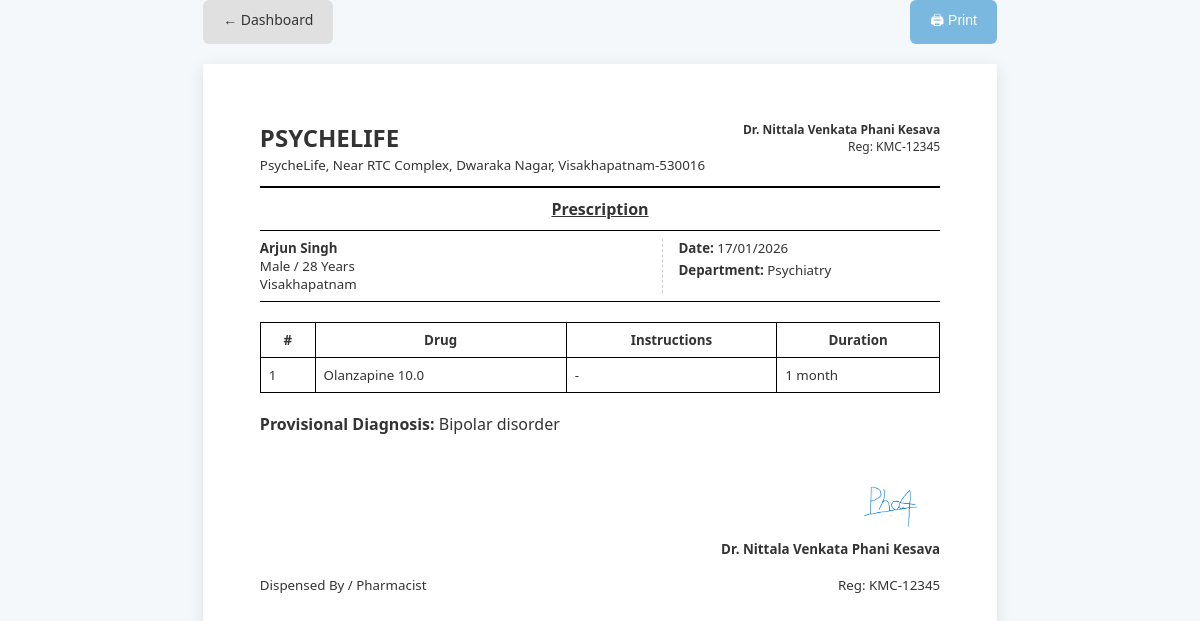
The page /preview_prescription/7 (signed in) on the database its author committed.
### models.py (models this page shows)
class Doctor(db.Model):
    __tablename__ = 'doctors'
    id = db.Column(db.Integer, primary_key=True)
    username = db.Column(db.String(80), unique=True, nullable=False)
    password_hash = db.Column(db.String(120), nullable=False)
    full_name = db.Column(db.String(100)) # e.g. "Dr. John Doe"
    clinic_name = db.Column(db.String(200))
    kmc_code = db.Column(db.String(50))
    address_text = db.Column(db.Text)
    social_handle = db.Column(db.String(100)) # e.g. "@drjohnpsych"
    signature_filename = db.Column(db.String(200)) # Path to uploaded image
    patients = db.relationship('Patient', backref='doctor', lazy=True)

class Patient(db.Model):
    __tablename__ = 'patients'
    id = db.Column(db.Integer, primary_key=True)
    name = db.Column(db.String(100), nullable=False)
    age = db.Column(db.Integer, nullable=False)
    sex = db.Column(db.String(10), nullable=False)
    address = db.Column(db.Text)
    doctor_id = db.Column(db.Integer, db.ForeignKey('doctors.id'), nullable=False)
    visits = db.relationship('Visit', backref='patient', lazy=True, cascade='all, delete-orphan')

class Visit(db.Model):
    __tablename__ = 'visits'
    id = db.Column(db.Integer, primary_key=True)
    patient_id = db.Column(db.Integer, db.ForeignKey('patients.id'), nullable=False)
    date = db.Column(db.Date, nullable=False)
    visit_type = db.Column(db.String(20), nullable=False)  # 'First' or 'Follow-up'
    provisional_diagnosis = db.Column(db.Text)
    differential_diagnosis = db.Column(db.Text)
    note = db.Column(db.Text)
    symptom_entries = db.relationship('SymptomEntry', backref='visit', lazy=True, cascade='all, delete-orphan')
    medication_entries = db.relationship('MedicationEntry', backref='visit', lazy=True, cascade='all, delete-orphan')
    side_effect_entries = db.relationship('SideEffectEntry', backref='visit', lazy=True, cascade='all, delete-orphan')
    mse_entries = db.relationship('MSEEntry', backref='visit', lazy=True, cascade='all, delete-orphan')

class MedicationEntry(db.Model):
    __tablename__ = 'medication_entries'
    id = db.Column(db.Integer, primary_key=True)
    visit_id = db.Column(db.Integer, db.ForeignKey('visits.id'), nullable=False)
    drug_name = db.Column(db.String(200), nullable=False)
    drug_type = db.Column(db.String(50))  # 'Brand' or 'Generic'
    dose_mg = db.Column(db.String(50))
    duration_text = db.Column(db.String(100))
    note = db.Column(db.Text)  # Used for frequency/instructions

### app.py (the view)
@app.route('/preview_prescription/<int:visit_id>')
@login_required
def preview_prescription(visit_id):
    visit = Visit.query.get_or_404(visit_id)
    patient = visit.patient
    include_qr = request.args.get('include_qr') == 'true'
    lifchart_url = None
    if include_qr:
        base_url = request.url_root.rstrip('/')
        lifchart_url = f"{base_url}/life_chart/{patient.id}"
    return render_template('preview_prescription.html',
                         patient=patient,
                         visit=visit,
                         lifchart_url=lifchart_url)

### app.py (called while the page is built)
def login_required(f):
    @wraps(f)
    def decorated_function(*args, **kwargs):
        if 'logged_in' not in session and 'guest' not in session:
            flash('Please log in to access this page.', 'error')
            return redirect(url_for('landing'))
        return f(*args, **kwargs)
    return decorated_function

### templates/preview_prescription.html (shortened to what this page needs)
{% extends "base.html" %}
{% block content %}
{% if guest %}
  {% set doc_name = guest_doctor.name %}
  {% set clinic = guest_doctor.clinic if guest_doctor.clinic else 'ElevenEleven Health' %}
  {% set address = guest_doctor.address if guest_doctor.address else 'Psychiatry & Wellness Center' %}
  {% set doc_reg = guest_doctor.registration %}
  {% set doc_qual = guest_doctor.qualification %}
  {% set p_name = guest_patient.name %}
  {% set p_age = guest_patient.age %}
  {% set p_sex = guest_patient.sex %}
  {% set p_addr = guest_patient.address %}
  {% set doc_sig = None %}
{% else %}
  {% set doc_name = patient.doctor.full_name or patient.doctor.username %}
  {% set clinic = patient.doctor.clinic_name or 'ElevenEleven Health' %}
  {% set address = patient.doctor.address_text or 'Psychiatry & Wellness Center' %}
  {% set doc_reg = patient.doctor.kmc_code %}
  {% set doc_qual = '' %}
  {% set p_name = patient.name %}
  {% set p_age = patient.age %}
  {% set p_sex = patient.sex %}
  {% set p_addr = patient.address %}
  {% set doc_sig = patient.doctor.signature_filename %}
{% endif %}
<div class="action-bar">
  <a href="{{ url_for('dashboard') }}" class="btn btn-secondary">← Dashboard</a>
  <button onclick="window.print()" class="btn btn-primary">🖨 Print</button>
</div>
<div class="prescription-paper">
  <div class="rx-header">
    <div class="hospital-info">
      <h1>{{ clinic }}</h1>
      <p>{{ address }}</p>
    </div>
    <div class="contact-info">
      <p><strong>Dr. {{ doc_name }}</strong></p>
      {% if doc_reg %}<p>Reg: {{ doc_reg }}</p>{% endif %}
    </div>
  </div>
  <div class="doc-title">Prescription</div>
  <div class="patient-info-box">
    <div class="info-left">
      <div><strong>{{ p_name }}</strong></div>
      <div>{{ p_sex }} / {{ p_age }} Years</div>
      <div>{{ p_addr }}</div>
    </div>
    <div class="info-right">
      <div class="info-row"><strong>Date:</strong> {{ visit.date.strftime('%d/%m/%Y') }}</div>
      <div class="info-row"><strong>Department:</strong> Psychiatry</div>
    </div>
  </div>
  <table class="rx-table">
    <thead>
      <tr>
        <th>#</th>
        <th>Drug</th>
        <th>Instructions</th>
        <th>Duration</th>
      </tr>
    </thead>
    <tbody>
    {% if visit.medication_entries %}
      {% for med in visit.medication_entries %}
      <tr>
        <td>{{ loop.index }}</td>
        <td>{{ med.drug_name }} {{ med.dose_mg }}</td>
        <td>{{ med.note or '-' }}</td>
        <td>{{ med.duration_text or '-' }}</td>
      </tr>
      {% endfor %}
    {% else %}
      <tr>
        <td colspan="4" style="text-align:center;">No medications prescribed</td>
      </tr>
    {% endif %}
    </tbody>
  </table>
  {% if visit.provisional_diagnosis %}
  <p style="margin-top:20px;"><strong>Provisional Diagnosis:</strong> {{ visit.provisional_diagnosis }}</p>
  {% endif %}
  <div class="rx-footer">
    <div>Dispensed By / Pharmacist</div>
    <div style="text-align:right; display:flex; flex-direction:column; align-items:flex-end;">
      {% if doc_sig %}
        <img src="{{ url_for('static', filename='signatures/' + doc_sig) }}" style="height: 60px; margin-bottom: 5px; max-width: 150px;">
      {% elif guest_signature_b64 %}
        <img style="height: 60px; margin-bottom: 5px; max-width: 150px;">
      {% else %}
        <div style="height: 50px;"></div>
        <div style="font-size: 0.8em; color: #666; margin-bottom: 5px;">(Signature)</div>
      {% endif %}
      <strong>Dr. {{ doc_name }}</strong><br>
      {% if doc_reg %}Reg: {{ doc_reg }}{% endif %}
    </div>
  </div>
</div>
{% endblock %}

### templates/base.html (shortened to what this page needs)
<!DOCTYPE html>
<html lang="en">
<head>
</head>
<body>
    {% block content %}{% endblock %}
</body>
</html>

### templates/base.html (style rules this page uses)
:root { --primary-blue: #A5DCFE; --primary-dark: #7ab8e0; --text-color: #333; --border-color: #e0e0e0; --bg-color: #f4f8fb; }
* { box-sizing: border-box; margin: 0; padding: 0; }
body { font-family: 'Segoe UI', Tahoma, Geneva, Verdana, sans-serif; background-color: var(--bg-color); color: var(--text-color); }
.btn { padding: 10px 20px; border: none; border-radius: 6px; cursor: pointer; text-decoration: none; display: inline-block; font-size: 14px; transition: 0.2s; }
.btn-primary { background: var(--primary-dark); color: white; }
.btn-secondary { background: #e0e0e0; color: #333; }

### templates/preview_prescription.html (style rules this page uses)
.action-bar { max-width: 210mm; margin: 0 auto 20px auto; display: flex; justify-content: space-between; }
.prescription-paper { background: white; width: 210mm; min-height: 297mm; margin: 0 auto; padding: 15mm; box-shadow: 0 4px 15px rgba(0,0,0,0.1); }
.rx-header { display: flex; justify-content: space-between; border-bottom: 2px solid #000; padding-bottom: 10px; margin-bottom: 10px; }
.hospital-info h1 { font-size: 18pt; margin: 0; text-transform: uppercase; }
.hospital-info p { margin: 2px 0; font-size: 10pt; }
.contact-info { text-align: right; font-size: 9pt; }
.doc-title { text-align: center; font-weight: bold; text-decoration: underline; margin: 10px 0; }
.patient-info-box { border-top: 1px solid #000; border-bottom: 1px solid #000; padding: 8px 0; display: flex; font-size: 10pt; margin-bottom: 20px; }
.info-left { flex: 1.5; border-right: 1px dashed #ccc; padding-right: 10px; }
.info-right { flex: 1; padding-left: 15px; }
.info-row { margin-bottom: 4px; }
.rx-table { width: 100%; border-collapse: collapse; font-size: 10pt; }
.rx-table th, .rx-table td { border: 1px solid #000; padding: 8px; }
.rx-footer { margin-top: 40px; display: flex; justify-content: space-between; align-items: flex-end; font-size: 10pt; }

### rows shown on the page
Doctor: clinic_name "PSYCHELIFE", address_text "PsycheLife, Near RTC Complex, Dwaraka Nagar, Visakhapatnam-530016", full_name "Nittala Venkata Phani Kesava", kmc_code "KMC-12345", signature_filename (picture)
Patient: name "Arjun Singh", sex "Male", address "Visakhapatnam"
Visit: date "17/01/2026", provisional_diagnosis "Bipolar disorder"
MedicationEntry: drug_name "Olanzapine", dose_mg "10.0", note "-", duration_text "1 month"

### other values the page prints
{{ p_age }} "28"
